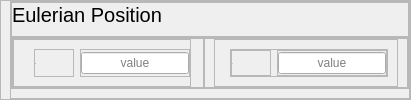
                  <widget class="QFrame" name="frame_161">
                   <property name="minimumSize">
                    <size>
                     <width>0</width>
                     <height>0</height>
                    </size>
                   </property>
                   <property name="maximumSize">
                    <size>
                     <width>16777215</width>
                     <height>100</height>
                    </size>
                   </property>
                   <property name="styleSheet">
                    <string notr="true"/>
                   </property>
                   <property name="frameShape">
                    <enum>QFrame::Shape::StyledPanel</enum>
                   </property>
                   <property name="frameShadow">
                    <enum>QFrame::Shadow::Raised</enum>
                   </property>
                   <layout class="QVBoxLayout" name="verticalLayout_103">
                    <property name="spacing">
                     <number>0</number>
                    </property>
                    <property name="leftMargin">
                     <number>9</number>
                    </property>
                    <property name="topMargin">
                     <number>0</number>
                    </property>
                    <property name="rightMargin">
                     <number>0</number>
                    </property>
                    <property name="bottomMargin">
                     <number>0</number>
                    </property>
                    <item>
                     <widget class="QFrame" name="frame_162">
                      <property name="frameShape">
                       <enum>QFrame::Shape::StyledPanel</enum>
                      </property>
                      <property name="frameShadow">
                       <enum>QFrame::Shadow::Raised</enum>
                      </property>
                      <layout class="QVBoxLayout" name="verticalLayout_104">
                       <property name="spacing">
                        <number>0</number>
                       </property>
                       <property name="leftMargin">
                        <number>0</number>
                       </property>
                       <property name="topMargin">
                        <number>0</number>
                       </property>
                       <property name="rightMargin">
                        <number>0</number>
                       </property>
                       <item>
                        <widget class="QFrame" name="frame_163">
                         <property name="minimumSize">
                          <size>
                           <width>0</width>
                           <height>35</height>
                          </size>
                         </property>
                         <property name="maximumSize">
                          <size>
                           <width>16777215</width>
                           <height>35</height>
                          </size>
                         </property>
                         <property name="frameShape">
                          <enum>QFrame::Shape::StyledPanel</enum>
                         </property>
                         <property name="frameShadow">
                          <enum>QFrame::Shadow::Raised</enum>
                         </property>
                         <layout class="QHBoxLayout" name="horizontalLayout_60">
                          <property name="spacing">
                           <number>0</number>
                          </property>
                          <property name="leftMargin">
                           <number>0</number>
                          </property>
                          <property name="topMargin">
                           <number>0</number>
                          </property>
                          <property name="rightMargin">
                           <number>0</number>
                          </property>
                          <property name="bottomMargin">
                           <number>0</number>
                          </property>
                          <item>
                           <widget class="QLabel" name="label_40">
                            <property name="minimumSize">
                             <size>
                              <width>0</width>
                              <height>35</height>
                             </size>
                            </property>
                            <property name="maximumSize">
                             <size>
                              <width>16777215</width>
                              <height>35</height>
                             </size>
                            </property>
                            <property name="styleSheet">
                             <string notr="true">QLabel {
    font-size: 20px; /* Tamanho da fonte */
	font-family: &quot;Yu Gothic UI Semibold&quot;; /* Família da fonte */
}
</string>
                            </property>
                            <property name="text">
                             <string>Eulerian Position</string>
                            </property>
                            <property name="alignment">
                             <set>Qt::AlignmentFlag::AlignLeading|Qt::AlignmentFlag::AlignLeft|Qt::AlignmentFlag::AlignTop</set>
                            </property>
                           </widget>
                          </item>
                         </layout>
                        </widget>
                       </item>
                       <item>
                        <widget class="QFrame" name="frame_164">
                         <property name="frameShape">
                          <enum>QFrame::Shape::StyledPanel</enum>
                         </property>
                         <property name="frameShadow">
                          <enum>QFrame::Shadow::Raised</enum>
                         </property>
                         <layout class="QHBoxLayout" name="horizontalLayout_61">
                          <property name="spacing">
                           <number>0</number>
                          </property>
                          <property name="leftMargin">
                           <number>0</number>
                          </property>
                          <property name="topMargin">
                           <number>0</number>
                          </property>
                          <property name="rightMargin">
                           <number>0</number>
                          </property>
                          <property name="bottomMargin">
                           <number>0</number>
                          </property>
                          <item>
                           <widget class="QFrame" name="frame_165">
                            <property name="frameShape">
                             <enum>QFrame::Shape::StyledPanel</enum>
                            </property>
                            <property name="frameShadow">
                             <enum>QFrame::Shadow::Raised</enum>
                            </property>
                            <layout class="QVBoxLayout" name="verticalLayout_105">
                             <property name="spacing">
                              <number>0</number>
                             </property>
                             <property name="leftMargin">
                              <number>0</number>
                             </property>
                             <property name="topMargin">
                              <number>0</number>
                             </property>
                             <property name="rightMargin">
                              <number>12</number>
                             </property>
                             <property name="bottomMargin">
                              <number>0</number>
                             </property>
                             <item>
                              <widget class="QFrame" name="frame_166">
                               <property name="frameShape">
                                <enum>QFrame::Shape::StyledPanel</enum>
                               </property>
                               <property name="frameShadow">
                                <enum>QFrame::Shadow::Raised</enum>
                               </property>
                               <layout class="QHBoxLayout" name="horizontalLayout_62">
                                <property name="leftMargin">
                                 <number>20</number>
                                </property>
                                <property name="rightMargin">
                                 <number>0</number>
                                </property>
                                <item>
                                 <widget class="QFrame" name="frame_167">
                                  <property name="sizePolicy">
                                   <sizepolicy hsizetype="Preferred" vsizetype="Preferred">
                                    <horstretch>0</horstretch>
                                    <verstretch>0</verstretch>
                                   </sizepolicy>
                                  </property>
                                  <property name="minimumSize">
                                   <size>
                                    <width>40</width>
                                    <height>0</height>
                                   </size>
                                  </property>
                                  <property name="maximumSize">
                                   <size>
                                    <width>140</width>
                                    <height>16777215</height>
                                   </size>
                                  </property>
                                  <property name="frameShape">
                                   <enum>QFrame::Shape::StyledPanel</enum>
                                  </property>
                                  <property name="frameShadow">
                                   <enum>QFrame::Shadow::Raised</enum>
                                  </property>
                                  <layout class="QVBoxLayout" name="verticalLayout_106">
                                   <property name="spacing">
                                    <number>7</number>
                                   </property>
                                   <property name="leftMargin">
                                    <number>0</number>
                                   </property>
                                   <property name="topMargin">
                                    <number>0</number>
                                   </property>
                                   <property name="rightMargin">
                                    <number>0</number>
                                   </property>
                                   <property name="bottomMargin">
                                    <number>0</number>
                                   </property>
                                   <item>
                                    <widget class="QLabel" name="label_175">
                                     <property name="minimumSize">
                                      <size>
                                       <width>30</width>
                                       <height>18</height>
                                      </size>
                                     </property>
                                     <property name="maximumSize">
                                      <size>
                                       <width>16777215</width>
                                       <height>18</height>
                                      </size>
                                     </property>
                                     <property name="font">
                                      <font>
                                       <family>Yu Gothic UI Semilight</family>
                                       <pointsize>-1</pointsize>
                                      </font>
                                     </property>
                                     <property name="styleSheet">
                                      <string notr="true"/>
                                     </property>
                                     <property name="text">
                                      <string>X:</string>
                                     </property>
                                    </widget>
                                   </item>
                                  </layout>
                                 </widget>
                                </item>
                                <item>
                                 <widget class="QFrame" name="frame_168">
                                  <property name="sizePolicy">
                                   <sizepolicy hsizetype="MinimumExpanding" vsizetype="Preferred">
                                    <horstretch>0</horstretch>
                                    <verstretch>0</verstretch>
                                   </sizepolicy>
                                  </property>
                                  <property name="layoutDirection">
                                   <enum>Qt::LayoutDirection::RightToLeft</enum>
                                  </property>
                                  <property name="frameShape">
                                   <enum>QFrame::Shape::StyledPanel</enum>
                                  </property>
                                  <property name="frameShadow">
                                   <enum>QFrame::Shadow::Raised</enum>
                                  </property>
                                  <layout class="QVBoxLayout" name="verticalLayout_107">
                                   <property name="spacing">
                                    <number>7</number>
                                   </property>
                                   <property name="leftMargin">
                                    <number>0</number>
                                   </property>
                                   <property name="topMargin">
                                    <number>0</number>
                                   </property>
                                   <property name="rightMargin">
                                    <number>0</number>
                                   </property>
                                   <property name="bottomMargin">
                                    <number>0</number>
                                   </property>
                                   <item>
                                    <widget class="QLineEdit" name="lineEdit_159">
                                     <property name="minimumSize">
                                      <size>
                                       <width>0</width>
                                       <height>18</height>
                                      </size>
                                     </property>
                                     <property name="maximumSize">
                                      <size>
                                       <width>180</width>
                                       <height>16777215</height>
                                      </size>
                                     </property>
                                     <property name="text">
                                      <string/>
                                     </property>
                                     <property name="alignment">
                                      <set>Qt::AlignmentFlag::AlignCenter</set>
                                     </property>
                                     <property name="placeholderText">
                                      <string>value</string>
                                     </property>
                                    </widget>
                                   </item>
                                  </layout>
                                 </widget>
                                </item>
                               </layout>
                              </widget>
                             </item>
                            </layout>
                           </widget>
                          </item>
                          <item>
                           <widget class="QFrame" name="frame_169">
                            <property name="frameShape">
                             <enum>QFrame::Shape::StyledPanel</enum>
                            </property>
                            <property name="frameShadow">
                             <enum>QFrame::Shadow::Raised</enum>
                            </property>
                            <layout class="QVBoxLayout" name="verticalLayout_108">
                             <property name="spacing">
                              <number>0</number>
                             </property>
                             <property name="topMargin">
                              <number>0</number>
                             </property>
                             <property name="bottomMargin">
                              <number>0</number>
                             </property>
                             <item>
                              <widget class="QFrame" name="frame_170">
                               <property name="frameShape">
                                <enum>QFrame::Shape::StyledPanel</enum>
                               </property>
                               <property name="frameShadow">
                                <enum>QFrame::Shadow::Raised</enum>
                               </property>
                               <layout class="QHBoxLayout" name="horizontalLayout_63">
                                <property name="spacing">
                                 <number>20</number>
                                </property>
                                <property name="leftMargin">
                                 <number>15</number>
                                </property>
                                <item>
                                 <widget class="QFrame" name="frame_171">
                                  <property name="frameShape">
                                   <enum>QFrame::Shape::StyledPanel</enum>
                                  </property>
                                  <property name="frameShadow">
                                   <enum>QFrame::Shadow::Raised</enum>
                                  </property>
                                  <layout class="QHBoxLayout" name="horizontalLayout_64">
                                   <property name="spacing">
                                    <number>6</number>
                                   </property>
                                   <property name="leftMargin">
                                    <number>0</number>
                                   </property>
                                   <property name="topMargin">
                                    <number>0</number>
                                   </property>
                                   <property name="rightMargin">
                                    <number>0</number>
                                   </property>
                                   <property name="bottomMargin">
                                    <number>0</number>
                                   </property>
                                   <item>
                                    <widget class="QFrame" name="frame_172">
                                     <property name="sizePolicy">
                                      <sizepolicy hsizetype="Preferred" vsizetype="Preferred">
                                       <horstretch>0</horstretch>
                                       <verstretch>0</verstretch>
                                      </sizepolicy>
                                     </property>
                                     <property name="minimumSize">
                                      <size>
                                       <width>40</width>
                                       <height>0</height>
                                      </size>
                                     </property>
                                     <property name="maximumSize">
                                      <size>
                                       <width>140</width>
                                       <height>16777215</height>
                                      </size>
                                     </property>
                                     <property name="frameShape">
                                      <enum>QFrame::Shape::StyledPanel</enum>
                                     </property>
                                     <property name="frameShadow">
                                      <enum>QFrame::Shadow::Raised</enum>
                                     </property>
                                     <layout class="QVBoxLayout" name="verticalLayout_109">
                                      <property name="spacing">
                                       <number>7</number>
                                      </property>
                                      <property name="leftMargin">
                                       <number>0</number>
                                      </property>
                                      <property name="topMargin">
                                       <number>0</number>
                                      </property>
                                      <property name="rightMargin">
                                       <number>0</number>
                                      </property>
                                      <property name="bottomMargin">
                                       <number>0</number>
                                      </property>
                                      <item>
                                       <widget class="QLabel" name="label_176">
                                        <property name="minimumSize">
                                         <size>
                                          <width>0</width>
                                          <height>18</height>
                                         </size>
                                        </property>
                                        <property name="maximumSize">
                                         <size>
                                          <width>16777215</width>
                                          <height>18</height>
                                         </size>
                                        </property>
                                        <property name="font">
                                         <font>
                                          <family>Yu Gothic UI Semilight</family>
                                          <pointsize>-1</pointsize>
                                         </font>
                                        </property>
                                        <property name="styleSheet">
                                         <string notr="true"/>
                                        </property>
                                        <property name="text">
                                         <string>Y:</string>
                                        </property>
                                       </widget>
                                      </item>
                                     </layout>
                                    </widget>
                                   </item>
                                   <item>
                                    <widget class="QFrame" name="frame_173">
                                     <property name="sizePolicy">
                                      <sizepolicy hsizetype="MinimumExpanding" vsizetype="Preferred">
                                       <horstretch>0</horstretch>
                                       <verstretch>0</verstretch>
                                      </sizepolicy>
                                     </property>
                                     <property name="layoutDirection">
                                      <enum>Qt::LayoutDirection::RightToLeft</enum>
                                     </property>
                                     <property name="frameShape">
                                      <enum>QFrame::Shape::StyledPanel</enum>
                                     </property>
                                     <property name="frameShadow">
                                      <enum>QFrame::Shadow::Raised</enum>
                                     </property>
                                     <layout class="QVBoxLayout" name="verticalLayout_110">
                                      <property name="spacing">
                                       <number>7</number>
                                      </property>
                                      <property name="leftMargin">
                                       <number>0</number>
                                      </property>
                                      <property name="topMargin">
                                       <number>0</number>
                                      </property>
                                      <property name="rightMargin">
                                       <number>0</number>
                                      </property>
                                      <property name="bottomMargin">
                                       <number>0</number>
                                      </property>
                                      <item>
                                       <widget class="QLineEdit" name="lineEdit_160">
                                        <property name="minimumSize">
                                         <size>
                                          <width>0</width>
                                          <height>18</height>
                                         </size>
                                        </property>
                                        <property name="maximumSize">
                                         <size>
                                          <width>189</width>
                                          <height>16777215</height>
                                         </size>
                                        </property>
                                        <property name="text">
                                         <string/>
                                        </property>
                                        <property name="alignment">
                                         <set>Qt::AlignmentFlag::AlignCenter</set>
                                        </property>
                                        <property name="placeholderText">
                                         <string>value</string>
                                        </property>
                                       </widget>
                                      </item>
                                     </layout>
                                    </widget>
                                   </item>
                                  </layout>
                                 </widget>
                                </item>
                               </layout>
                              </widget>
                             </item>
                            </layout>
                           </widget>
                          </item>
                         </layout>
                        </widget>
                       </item>
                      </layout>
                     </widget>
                    </item>
                   </layout>
                  </widget>
